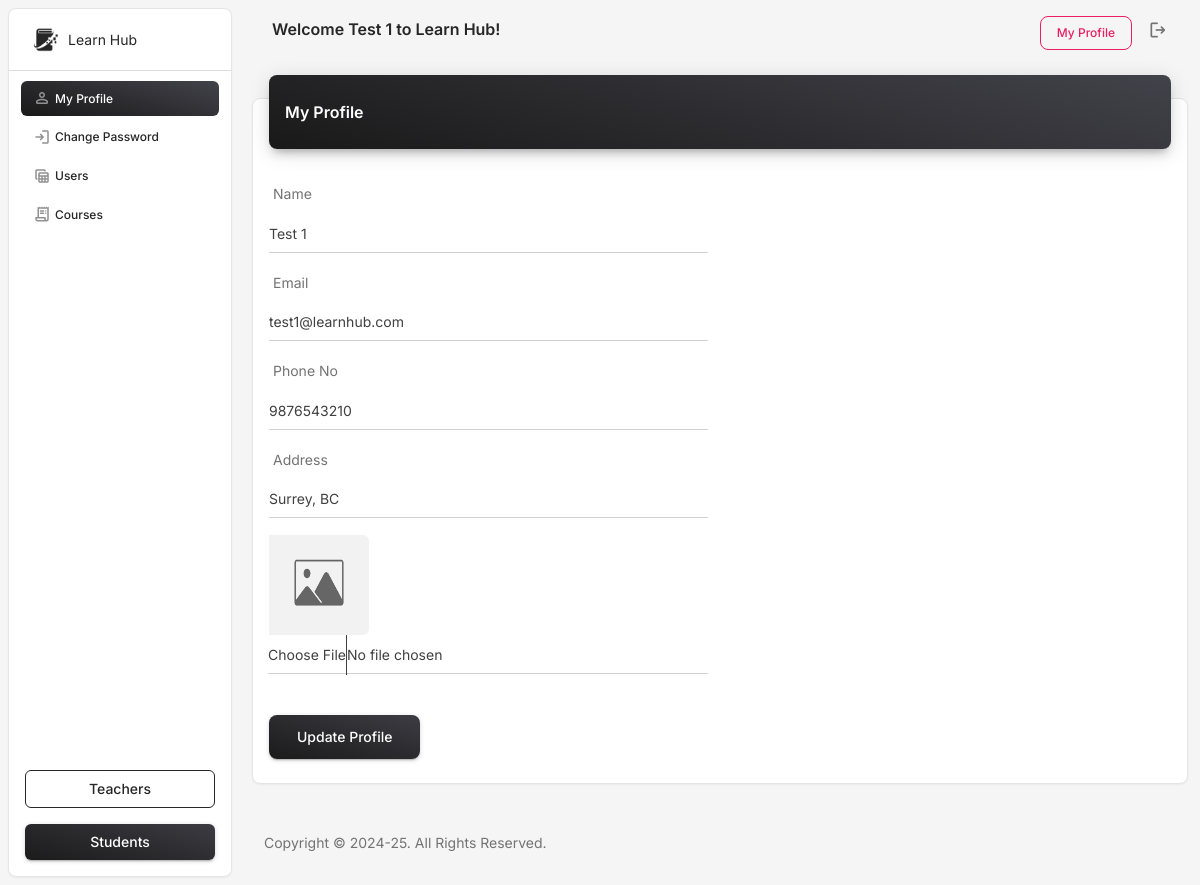
The app's page /profile.php (signed in) with its own data.
### tables this page shows
CREATE TABLE `users` (
  `User_ID` int(11) NOT NULL,
  `Name` varchar(100) NOT NULL,
  `Email` varchar(100) NOT NULL,
  `Password` varchar(100) NOT NULL,
  `Role` enum('student','teacher','admin') NOT NULL,
  `PhoneNo` varchar(15) DEFAULT NULL,
  `Address` varchar(100) DEFAULT NULL,
  `Picture` varchar(100) DEFAULT NULL,
  `Major` varchar(100) DEFAULT NULL,
  `Status` enum('Active','Inactive') DEFAULT 'Active'
);

### profile.php (the view, shortened to what this page needs)
<?php
include("includes/config.php");
?>
<!DOCTYPE html>
<html lang="en">
<head>
<link href="assets/css/nucleo-icons.css" rel="stylesheet" />
<link href="assets/css/nucleo-svg.css" rel="stylesheet" />
<link id="pagestyle" href="assets/css/material-dashboard.css?v=3.2.0" rel="stylesheet" />
</head>
<body class="g-sidenav-show  bg-gray-100">
<?php
include('includes/sidebar.php');
?>
<main class="main-content position-relative max-height-vh-100 h-100 border-radius-lg ">
  <?php
include('includes/header.php');
?>
  <div class="container-fluid py-2">
    <div class="row">
      <div class="col-12">
        <div class="card my-4">
          <div class="card-header p-0 position-relative mt-n4 mx-3 z-index-2">
            <div class="bg-gradient-dark shadow-dark border-radius-lg pt-4 pb-3">
              <h6 class="text-white text-capitalize ps-3">My Profile</h6>
            </div>
          </div>
          <div class="card-body px-0 pb-2">
            <div class="card card-plain">
              <div class="card-body">
			  <?php
			  $qryse = mysqli_query($d,"select * from users where User_ID='".$_SESSION['sid']."' ");
			  $rowse = mysqli_fetch_array($qryse);
			  ?>
                <form role="form" action="profile.php" method="post" enctype="multipart/form-data">
                  <div class="row">
                    <div class=" col-md-6">
					<label class="form-label">Name</label>
                      <div class="input-group input-group-static mb-3">
                        <input type="text" class="form-control" name="Name" value="<?php echo $rowse['Name'];?>" required>
                      </div>
					  <label class="form-label">Email</label>
                      <div class="input-group input-group-static mb-3">
                        <input type="text" class="form-control" name="Email" value="<?php echo $rowse['Email'];?>" required>
                      </div>
					  <label class="form-label">Phone No</label>
                      <div class="input-group input-group-static mb-3">
                        <input type="text" class="form-control" name="PhoneNo" value="<?php echo $rowse['PhoneNo'];?>" required>
                      </div>
					  <label class="form-label">Address</label>
                      <div class="input-group input-group-static mb-3">
                        <input type="text" class="form-control" name="Address" value="<?php echo $rowse['Address'];?>" required>
                      </div>
                      <div class="input-group input-group-static mb-3">
					    <?php
						if(!empty($rowse['Picture']))
						{
						$user_image = $rowse['Picture'];
						}
						else
						{
						$user_image = 'uploads/no-img.jpg';
						}
						?>
						<img src="<?php echo $user_image;?>" width="100" height="100"><br>
                        <input type="file" class="form-control" name="Picture">
                      </div>
                    </div>
                    <div class=" col-md-6"> </div>
                    <div class="col-md-12">
                      <button type="submit" name="submit" value="submit" class="btn btn-lg bg-gradient-dark btn-lg mt-4 mb-0">Update Profile</button>
                    </div>
                  </div>
                </form>
              </div>
            </div>
          </div>
        </div>
      </div>
    </div>
    <?php
include('includes/footer.php');
?>
  </div>
</main>
</body>
</html>

### includes/header.php (style rules this page uses)
.card { min-height: 500px; }

### records on screen
users: Name "Test 1", Email "test1@learnhub.com", PhoneNo "9876543210", Address "Surrey, BC"

### other values on screen
$_SESSION['sname'] "Test 1"
